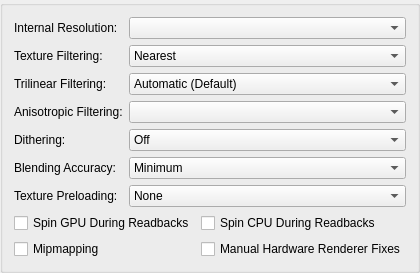
     <widget class="QGroupBox" name="hardwareRenderingTab">
      <attribute name="title">
       <string>Rendering</string>
      </attribute>
      <layout class="QFormLayout" name="formLayout_4">
       <item row="0" column="0">
        <widget class="QLabel" name="label">
         <property name="text">
          <string>Internal Resolution:</string>
         </property>
        </widget>
       </item>
       <item row="0" column="1">
        <widget class="QComboBox" name="upscaleMultiplier"/>
       </item>
       <item row="2" column="0">
        <widget class="QLabel" name="label_13">
         <property name="text">
          <string>Texture Filtering:</string>
         </property>
        </widget>
       </item>
       <item row="2" column="1">
        <widget class="QComboBox" name="textureFiltering">
         <item>
          <property name="text">
           <string>Nearest</string>
          </property>
         </item>
         <item>
          <property name="text">
           <string>Bilinear (Forced)</string>
          </property>
         </item>
         <item>
          <property name="text">
           <string>Bilinear (PS2)</string>
          </property>
         </item>
         <item>
          <property name="text">
           <string>Bilinear (Forced excluding sprite)</string>
          </property>
         </item>
        </widget>
       </item>
       <item row="3" column="0">
        <widget class="QLabel" name="label_11">
         <property name="text">
          <string>Trilinear Filtering:</string>
         </property>
        </widget>
       </item>
       <item row="3" column="1">
        <widget class="QComboBox" name="trilinearFiltering">
         <item>
          <property name="text">
           <string>Automatic (Default)</string>
          </property>
         </item>
         <item>
          <property name="text">
           <string>Off (None)</string>
          </property>
         </item>
         <item>
          <property name="text">
           <string>Trilinear (PS2)</string>
          </property>
         </item>
         <item>
          <property name="text">
           <string>Trilinear (Forced)</string>
          </property>
         </item>
        </widget>
       </item>
       <item row="4" column="0">
        <widget class="QLabel" name="label_5">
         <property name="text">
          <string>Anisotropic Filtering:</string>
         </property>
        </widget>
       </item>
       <item row="4" column="1">
        <widget class="QComboBox" name="anisotropicFiltering"/>
       </item>
       <item row="5" column="0">
        <widget class="QLabel" name="label_2">
         <property name="text">
          <string>Dithering:</string>
         </property>
        </widget>
       </item>
       <item row="5" column="1">
        <widget class="QComboBox" name="dithering">
         <item>
          <property name="text">
           <string>Off</string>
          </property>
         </item>
         <item>
          <property name="text">
           <string>Scaled</string>
          </property>
         </item>
         <item>
          <property name="text">
           <string>Unscaled (Default)</string>
          </property>
         </item>
        </widget>
       </item>
       <item row="6" column="0">
        <widget class="QLabel" name="label_8">
         <property name="text">
          <string>Blending Accuracy:</string>
         </property>
        </widget>
       </item>
       <item row="6" column="1">
        <widget class="QComboBox" name="blending">
         <item>
          <property name="text">
           <string>Minimum</string>
          </property>
         </item>
         <item>
          <property name="text">
           <string>Basic (Recommended)</string>
          </property>
         </item>
         <item>
          <property name="text">
           <string>Medium</string>
          </property>
         </item>
         <item>
          <property name="text">
           <string>High</string>
          </property>
         </item>
         <item>
          <property name="text">
           <string>Full (Slow)</string>
          </property>
         </item>
         <item>
          <property name="text">
           <string>Maximum (Very Slow)</string>
          </property>
         </item>
        </widget>
       </item>
       <item row="7" column="0">
        <widget class="QLabel" name="label_20">
         <property name="text">
          <string>Texture Preloading:</string>
         </property>
        </widget>
       </item>
       <item row="7" column="1">
        <widget class="QComboBox" name="texturePreloading">
         <item>
          <property name="text">
           <string>None</string>
          </property>
         </item>
         <item>
          <property name="text">
           <string>Partial</string>
          </property>
         </item>
         <item>
          <property name="text">
           <string>Full (Hash Cache)</string>
          </property>
         </item>
        </widget>
       </item>
       <item row="8" column="0" colspan="2">
        <layout class="QGridLayout" name="hardwareRenderingOptionsLayout">
         <item row="0" column="0">
          <widget class="QCheckBox" name="spinGPUDuringReadbacks">
           <property name="text">
            <string>Spin GPU During Readbacks</string>
           </property>
          </widget>
         </item>
         <item row="1" column="0">
          <widget class="QCheckBox" name="mipmapping">
            <property name="text">
             <string>Mipmapping</string>
           </property>
          </widget>
         </item>
         <item row="0" column="1">
          <widget class="QCheckBox" name="spinCPUDuringReadbacks">
           <property name="text">
            <string>Spin CPU During Readbacks</string>
           </property>
          </widget>
         </item>
         <item row="1" column="1">
          <widget class="QCheckBox" name="enableHWFixes">
           <property name="text">
            <string>Manual Hardware Renderer Fixes</string>
           </property>
          </widget>
         </item>
        </layout>
       </item>
      </layout>
     </widget>
